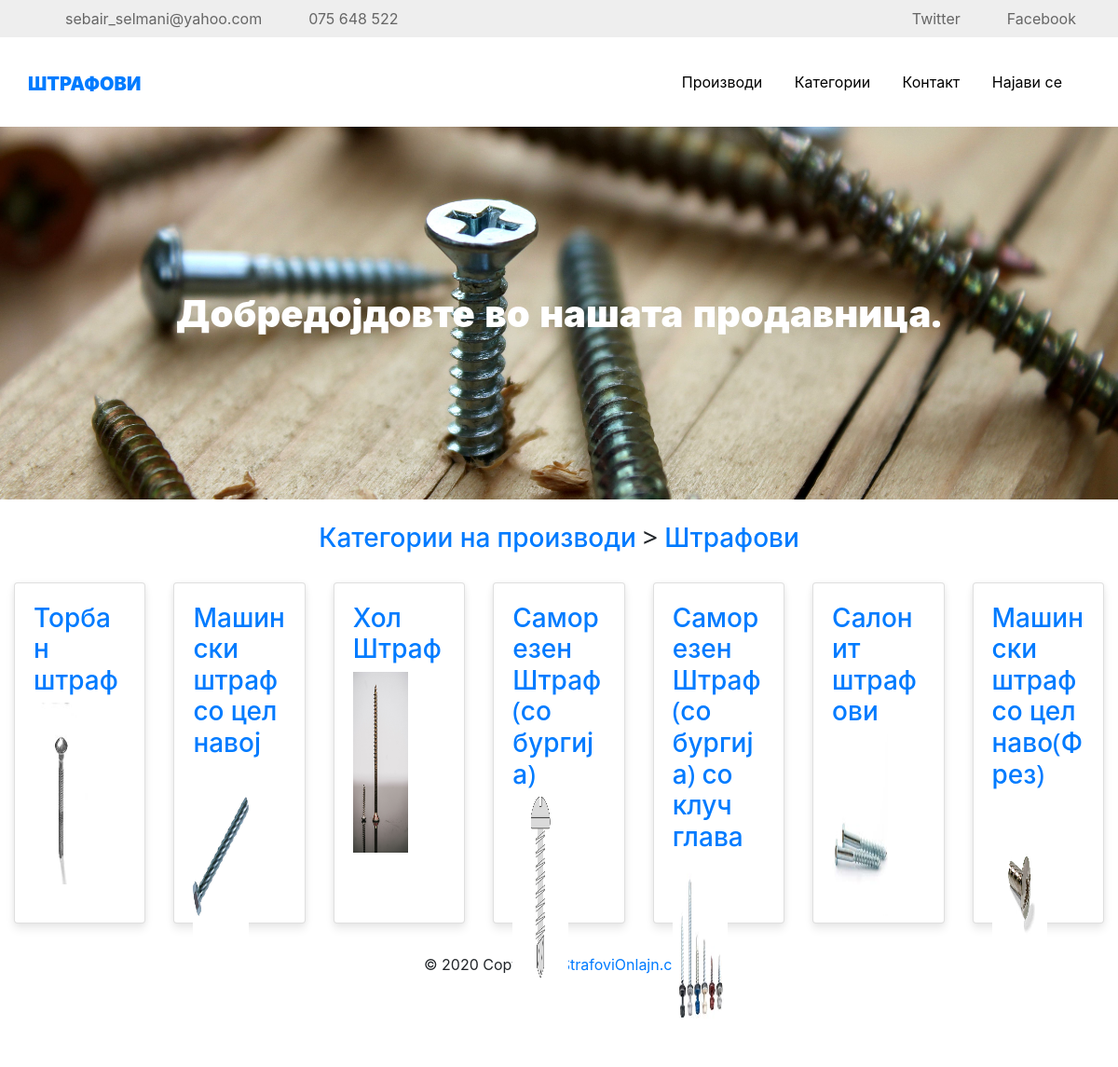
The app's page /kategorija/Штрафови with its own data.
### tables this page shows
CREATE TABLE "strafovi" (
"index" INTEGER,
  "ID" INTEGER,
  "Ime" TEXT,
  "Za" TEXT,
  "Debelina" REAL,
  "Dolzina" INTEGER,
  "Glava" TEXT,
  "Cena" INTEGER,
  "Navoj(cekor)" REAL,
  "Slika" TEXT
);

### app.py (the view, shortened to what this page needs)
@app.route('/kategorija/<category>')
def category(category):
    if category == 'Штрафови':
        tip_strafovi = db.engine.execute('SELECT * FROM strafovi').all()
        t = set()
        pics = {}
        for tip in tip_strafovi:
            t.add(tip.Ime)
            pics[tip.Ime] = tip.Slika
        print(pics)
        return render_template('categories.html', category='Штрафови', items=t, pictures=pics)
    else:
        return 'Under Construction'

### templates/categories.html (shortened to what this page needs)
{% extends "base.html" %}
{% block body %}
<center style="margin-top:2%; margin-bottom:1%;">
    <h3> <a href="{{ url_for('index') }}">Категории на производи</a> > <a href=""> {{category}}</a> </h3>
</center>
<link rel="stylesheet" href="https://stackpath.bootstrapcdn.com/bootstrap/4.3.1/css/bootstrap.min.css">
<section>
          <div class="col py-3">
            <div class="card-deck">
          {% for straf in items %}
           <a href="{{url_for('product', kategorija = category, pod_kategorija=straf)}}">
                <div class="card"">
              <div class="card-body">
                <h3>{{ straf }} </h3> </a>
                      <img style="width: 60%; height: 60%;" src=" {{ url_for('static', filename='images/categories_images/%s' % pictures[straf]) }} "/>
              </div>
          </div>
          {% endfor %}
{% endblock %}

### templates/base.html (shortened to what this page needs)
<!doctype html>
<html lang="en" xmlns="http://www.w3.org/1999/html">
  <head>
       <link rel="stylesheet" href="https://cdn.datatables.net/1.11.3/css/dataTables.bootstrap4.min.css">
       <link rel="stylesheet" href="https://cdn.datatables.net/1.11.3/css/jquery.dataTables.min.css">
    <link rel="stylesheet" href="{{ url_for('static', filename='fonts/icomoon/style.css') }}">
    <link rel="stylesheet" href="{{ url_for('static', filename='css/owl.carousel.min.css') }}">
    <link rel="stylesheet" href="{{ url_for('static', filename='css/bootstrap.min.css') }}">
    <link rel="stylesheet" href="https://cdn.datatables.net/responsive/2.2.9/css/responsive.dataTables.min.css">
    <link rel="stylesheet" href="{{ url_for('static', filename='css/style.css') }} ">
         <link rel="stylesheet" href="{{ url_for('static', filename='css/main.css') }} ">
    <link rel="stylesheet" href="{{ url_for('static', filename='css/custom.css') }} ">
     <div class="top-bar">
        <div class="container">
          <div class="row">
            <div class="col-12">
              <a href="mailto:sebair_selmani@yahoo.com" class=""><span class="mr-2  icon-envelope-open-o"></span> <span class="d-none d-md-inline-block">sebair_selmani@yahoo.com</span></a>
              <a href="tel:0038975648522" class=""><span class="mr-2  icon-phone"></span> <span class="d-none d-md-inline-block">075 648 522</span></a>
              <div class="float-right">
                <a href="#" class=""><span class="mr-2  icon-twitter"></span> <span class="d-none d-md-inline-block">Twitter</span></a>
                <a href="#" class=""><span class="mr-2  icon-facebook"></span> <span class="d-none d-md-inline-block">Facebook</span></a>
              </div>
            </div>
          </div>
        </div>
      </div>
  <header class="site-navbar js-sticky-header site-navbar-target" role="banner">
        <div class="container">
          <div class="row align-items-center position-relative">
            <div class="site-logo">
                <a href="{{url_for('index')}}" class="text-black"><span class="text-primary small-text">Штрафови</span></a>
            </div>
            <div class="col-12">
              <nav class="site-navigation text-right ml-auto " role="navigation">
                <ul class="site-menu main-menu js-clone-nav ml-auto d-none d-lg-block">
                  <li><a href="." class="nav-link">Производи</a></li>
                  <li><a href="." class="nav-link">Категории</a></li>
                  <li><a href="." class="nav-link">Контакт</a></li>
                  <li><a href="." class="nav-link">Најaви се</a></li>
                </ul>
              </nav>
            </div>
          </div>
        </div>
      </header>
  </head>
  <div class="hero image" style="background-image: url({{ url_for('static', filename='images/strafovi.jpg') }})">
    <div class='text'>
      <center>
      <h1 class='text'> Добредојдовте во нашата продавница. </h1>
    </center>
    </div>
    </div>
    {% block body %}
    {% endblock body %}
    <footer class="page-footer font-small blue">
  <div class="footer-copyright text-center py-3">© 2020 Copyright:
    <a href="https://strafovi-online.herokuapp.com/"> StrafoviOnlajn.com</a>
  </div>
</footer>
  </body>
</html>

### static/css/style.css (style rules this page uses)
.small-text { font-size: 20px; }
h1, h2, h3, h4, h5, h6, .h1, .h2, .h3, .h4, .h5, .h6 { font-family: "Open Sans", -apple-system, BlinkMacSystemFont, "Segoe UI", Roboto, "Helvetica Neue", Arial, "Noto Sans", sans-serif, "Apple Color Emoji", "Segoe UI Emoji", "Segoe UI Symbol", "Noto Color Emoji"; }
a { -webkit-transition: .3s all ease; -o-transition: .3s all ease; transition: .3s all ease; }
a, a:hover { text-decoration: none !important; }
.hero { height: 50vh; width: 100%; background-size: cover; background-position: center center; background-repeat: no-repeat; }
.top-bar { padding: .5rem 0; background: #eee; }
.top-bar a { color: #666666; }
.site-navbar { margin-bottom: 0px; z-index: 1999; position: relative; width: 100%; padding: 1rem; }
.site-navbar .site-logo { position: absolute; font-size: 2rem; text-transform: uppercase; font-weight: 900; line-height: 0; margin: 0; padding: 0; z-index: 3; }
.site-navbar .site-navigation .site-menu { margin-bottom: 0; }
.site-navbar .site-navigation .site-menu a { text-decoration: none !important; display: inline-block; }
.site-navbar .site-navigation .site-menu > li { display: inline-block; }
.site-navbar .site-navigation .site-menu > li > a { margin-left: 15px; margin-right: 15px; padding: 20px 0px; color: #000 !important; display: inline-block; text-decoration: none !important; }
.site-mobile-menu .site-nav-wrap { padding: 0; margin: 0; list-style: none; position: relative; }
.site-mobile-menu .site-nav-wrap a { padding: 10px 20px; display: block; position: relative; color: #212529; }
.site-mobile-menu .site-nav-wrap li { position: relative; display: block; }
.site-mobile-menu .site-nav-wrap > li { display: block; position: relative; float: left; width: 100%; }
.site-mobile-menu .site-nav-wrap > li > a { padding-left: 20px; font-size: 20px; }
.sticky-wrapper .site-navbar { -webkit-transition: .3s all ease; -o-transition: .3s all ease; transition: .3s all ease; }
.sticky-wrapper .site-navbar { background: #fff; }
.sticky-wrapper .site-navbar .site-logo a { color: #fff; }
.sticky-wrapper .site-navbar ul li a { color: rgba(255, 255, 255, 0.7) !important; }

### static/css/main.css (style rules this page uses)
* { margin: 0px; padding: 0px; box-sizing: border-box; }
body, html { height: 100%; font-family: sans-serif; margin-bottom: 60px; position: relative; min-height: 100%; }
a { margin: 0px; transition: all 0.4s; -webkit-transition: all 0.4s; -o-transition: all 0.4s; -moz-transition: all 0.4s; }
h1,h2,h3,h4,h5,h6 { margin: 0px; }
ul, li { margin: 0px; list-style-type: none; }

### static/css/custom.css (style rules this page uses)
.image { position:relative; }
.text { width:100%; height:100%; color:white; position: absolute; top: 0; left: 0px; justify-content: center; flex-direction: column; align-items: center; display: flex; font-weight: 900; }
.card { background: #fff; box-shadow: 0 6px 10px rgba(0, 0, 0, .08), 0 0 6px rgba(0, 0, 0, .05); transition: .3s transform cubic-bezier(.155, 1.105, .295, 1.12), .3s box-shadow, .3s -webkit-transform cubic-bezier(.155, 1.105, .295, 1.12); border: 0; border-radius: 1rem; min-width: 18rem; max-width: 20rem; margin-top: 3px; }

### records on screen
strafovi: Ime "Торбан штраф", Ime.Slika (picture)
strafovi: Ime "Машински штраф со цел навој", Ime.Slika (picture)
strafovi: Ime "Хол Штраф", Ime.Slika (picture)
strafovi: Ime "Саморезен Штраф (со бургија)", Ime.Slika (picture)
strafovi: Ime "Саморезен Штраф (со бургија) со клуч глава", Ime.Slika (picture)
strafovi: Ime "Салонит штрафови", Ime.Slika (picture)
strafovi: Ime "Машински штраф со цел наво(Фрез)", Ime.Slika (picture)

### other values on screen
{{ category }} "Штрафови"
